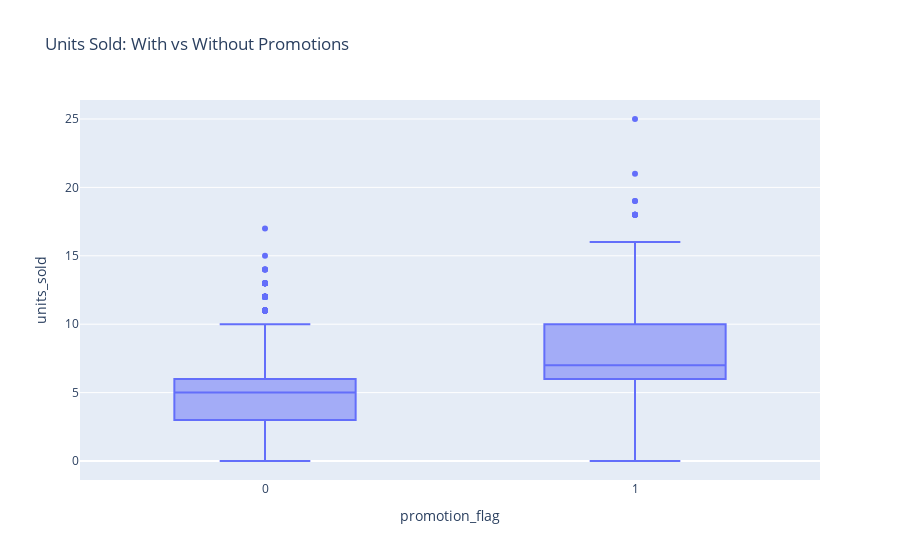

The notebook cell saved with this chart:
### Code cell
px.box(df, x='promotion_flag', y='units_sold', title='Units Sold: With vs Without Promotions').show()

### Figure 1 — Plotly figure (JSON) as saved in the notebook; plotly's stock layout.template omitted (floating-point values rounded to 4 significant figures; data arrays with more than 128 entries replaced by an {"elided": "..."} marker saying what was removed)
{"data": [{"alignmentgroup": "True", "hovertemplate": "promotion_flag=%{x}<br>units_sold=%{y}<extra></extra>", "legendgroup": "", "marker": {"color": "#636efa"}, "name": "", "notched": false, "offsetgroup": "", "orientation": "v", "showlegend": false, "type": "box", "x": {"elided": "10000 int values"}, "x0": " ", "xaxis": "x", "y": {"elided": "10000 int values"}, "y0": " ", "yaxis": "y"}], "layout": {"boxmode": "group", "legend": {"tracegroupgap": 0}, "title": {"text": "Units Sold: With vs Without Promotions"}, "xaxis": {"anchor": "y", "domain": [0, 1], "title": {"text": "promotion_flag"}}, "yaxis": {"anchor": "x", "domain": [0, 1], "title": {"text": "units_sold"}}}}
